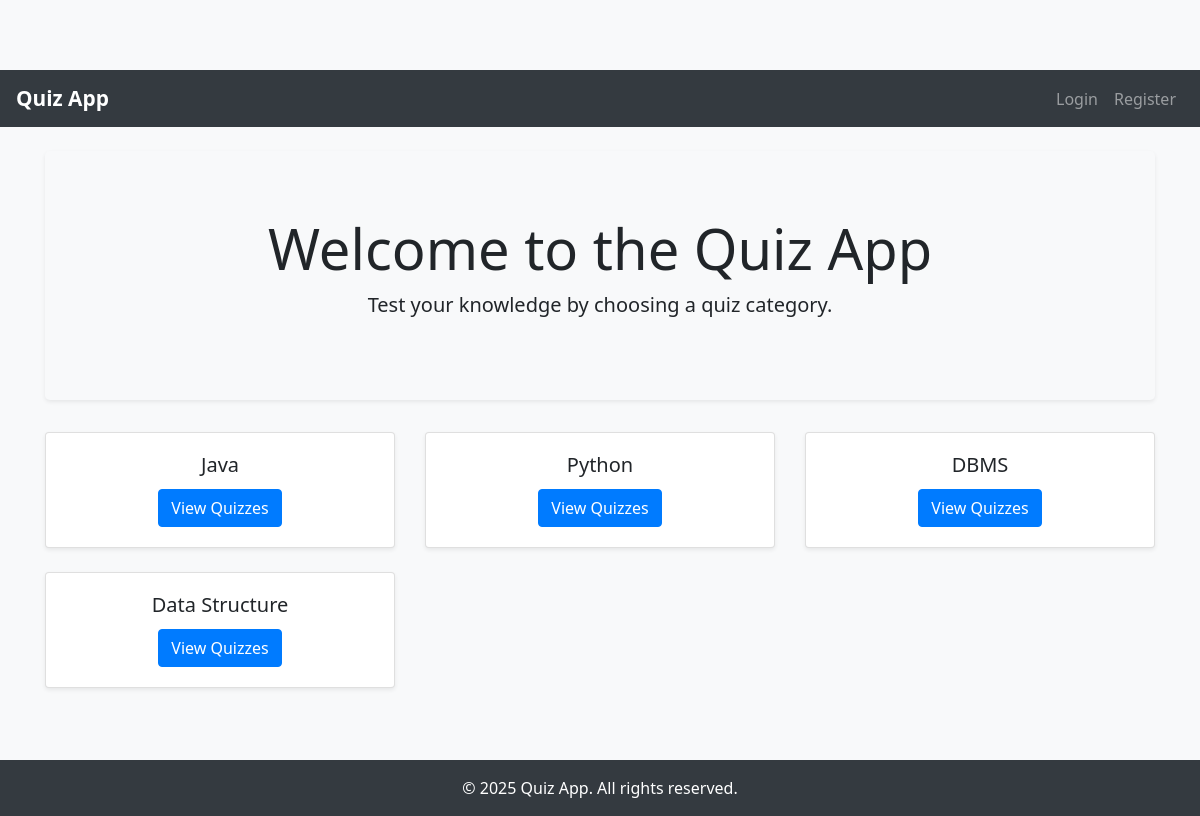
The app's page /, older data.
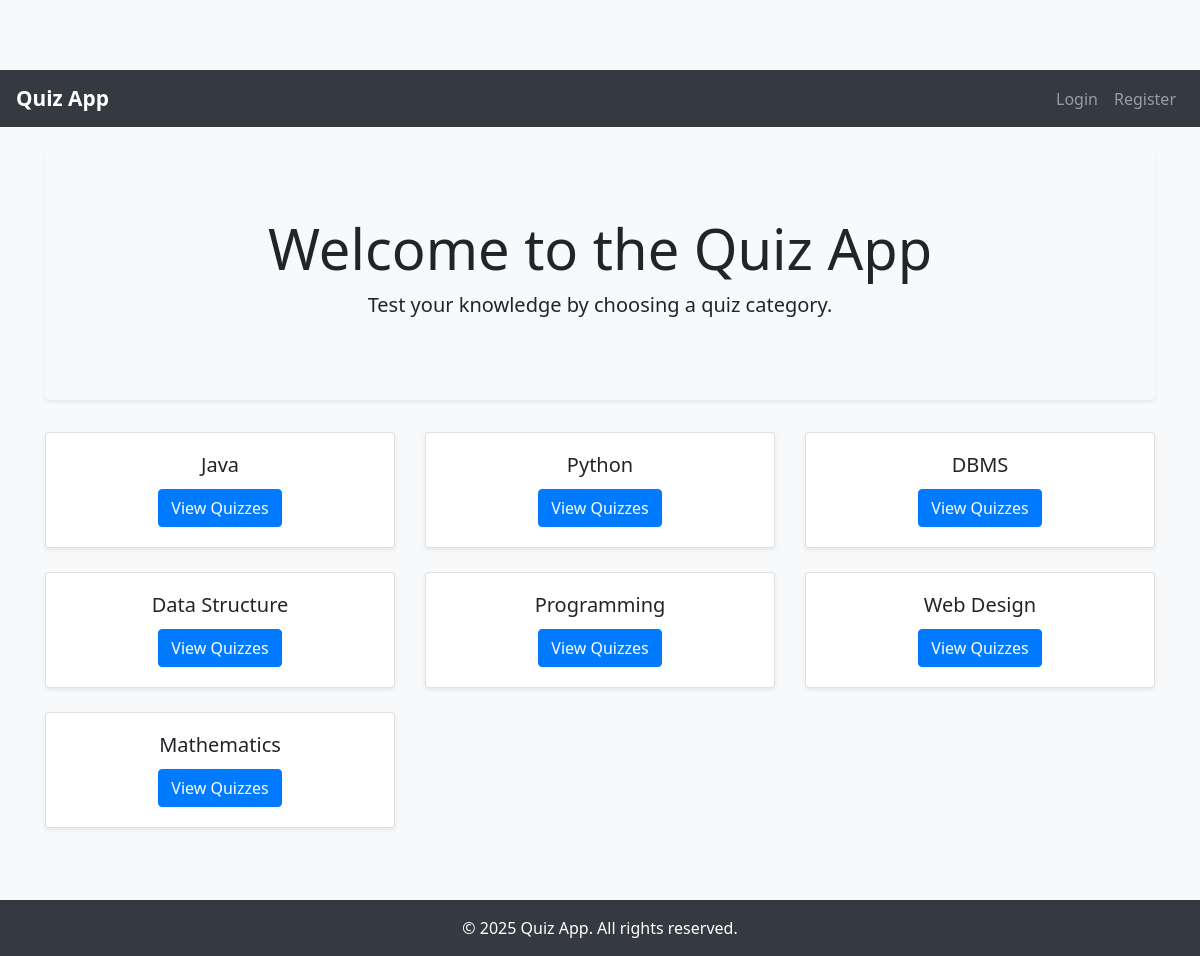
The same page, newer data.
### core/models.py (models this page shows, shortened)
class Category(models.Model):
    name = models.CharField(max_length=100, unique=True)

### core/views.py (the view)
# urls.py: path('', views.home, name='home'),
def home(request):
    categories = Category.objects.all()
    return render(request, 'core/home.html', {'categories': categories})

### templates/core/home.html
{% extends 'core/base.html' %}
{% block content %}
<div class="jumbotron text-center bg-light shadow-sm">
<h1 class="display-4">Welcome to the Quiz App</h1>
<p class="lead">Test your knowledge by choosing a quiz category.</p>
</div>
<div class="row">
{% for category in categories %}
<div class="col-md-4 mb-4">
<div class="card shadow-sm">
<div class="card-body text-center">
<h5 class="card-title">{{ category.name }}</h5>
<a href="{% url 'category_quizzes' category.id %}" class="btn btn-primary">View
Quizzes</a>
</div>
</div>
</div>
{% empty %}
<div class="col-12 text-center">
<p>No categories available.</p>
</div>
{% endfor %}
</div>
{% endblock %}

Row changes from the older to the newer data that the page shows:
added Category: name "Programming"
added Category: name "Web Design"
added Category: name "Mathematics"
